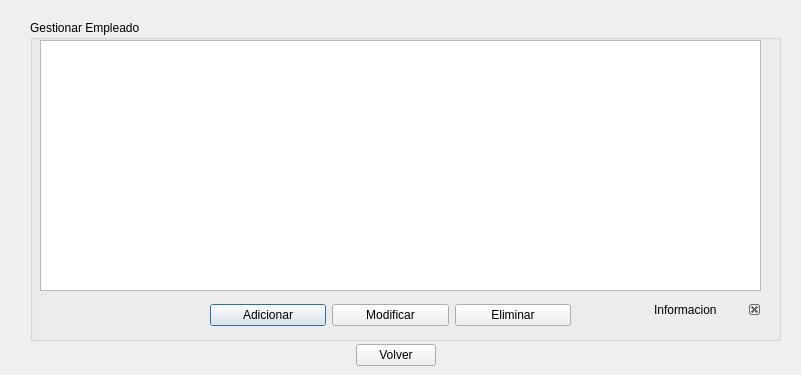
<?xml version="1.0" encoding="UTF-8"?>
<ui version="4.0">
 <class>Gempleados</class>
 <widget class="QDialog" name="Gempleados">
  <property name="geometry">
   <rect>
    <x>0</x>
    <y>0</y>
    <width>801</width>
    <height>375</height>
   </rect>
  </property>
  <property name="windowTitle">
   <string>Gestionar Empleado</string>
  </property>
  <widget class="QGroupBox" name="groupBox4">
   <property name="geometry">
    <rect>
     <x>30</x>
     <y>20</y>
     <width>751</width>
     <height>321</height>
    </rect>
   </property>
   <property name="title">
    <string>Gestionar Empleado</string>
   </property>
   <widget class="QTableView" name="lista4">
    <property name="geometry">
     <rect>
      <x>10</x>
      <y>20</y>
      <width>721</width>
      <height>251</height>
     </rect>
    </property>
   </widget>
   <widget class="QWidget" name="horizontalLayoutWidget_2">
    <property name="geometry">
     <rect>
      <x>180</x>
      <y>280</y>
      <width>361</width>
      <height>31</height>
     </rect>
    </property>
    <layout class="QHBoxLayout" name="horizontalLayout_2">
     <item>
      <widget class="QPushButton" name="addbutton4">
       <property name="text">
        <string>Adicionar</string>
       </property>
       <property name="icon">
        <iconset resource="pandasoft.qrc">
         <normaloff>:/images/list-add.png</normaloff>:/images/list-add.png</iconset>
       </property>
      </widget>
     </item>
     <item>
      <widget class="QPushButton" name="modbutton4">
       <property name="text">
        <string>Modificar</string>
       </property>
       <property name="icon">
        <iconset resource="pandasoft.qrc">
         <normaloff>:/images/document-edit.png</normaloff>:/images/document-edit.png</iconset>
       </property>
      </widget>
     </item>
     <item>
      <widget class="QPushButton" name="delbutton4">
       <property name="enabled">
        <bool>true</bool>
       </property>
       <property name="text">
        <string>Eliminar</string>
       </property>
       <property name="icon">
        <iconset resource="pandasoft.qrc">
         <normaloff>:/images/edit-delete.png</normaloff>:/images/edit-delete.png</iconset>
       </property>
      </widget>
     </item>
    </layout>
   </widget>
  </widget>
  <widget class="QWidget" name="horizontalLayoutWidget_6">
   <property name="geometry">
    <rect>
     <x>230</x>
     <y>340</y>
     <width>331</width>
     <height>31</height>
    </rect>
   </property>
   <layout class="QHBoxLayout" name="horizontalLayout_6">
    <item>
     <spacer name="horizontalSpacer">
      <property name="orientation">
       <enum>Qt::Horizontal</enum>
      </property>
      <property name="sizeHint" stdset="0">
       <size>
        <width>40</width>
        <height>20</height>
       </size>
      </property>
     </spacer>
    </item>
    <item>
     <widget class="QPushButton" name="volverboton">
      <property name="toolTip">
       <string>Volver a la Pantalla Principal</string>
      </property>
      <property name="statusTip">
       <string>Volver a la Pantalla Principal</string>
      </property>
      <property name="text">
       <string>Volver</string>
      </property>
      <property name="icon">
       <iconset resource="pandasoft.qrc">
        <normaloff>:/images/go-previous.png</normaloff>:/images/go-previous.png</iconset>
      </property>
     </widget>
    </item>
    <item>
     <spacer name="horizontalSpacer_2">
      <property name="orientation">
       <enum>Qt::Horizontal</enum>
      </property>
      <property name="sizeHint" stdset="0">
       <size>
        <width>40</width>
        <height>20</height>
       </size>
      </property>
     </spacer>
    </item>
   </layout>
  </widget>
  <widget class="QDockWidget" name="informacion4">
   <property name="geometry">
    <rect>
     <x>650</x>
     <y>300</y>
     <width>112</width>
     <height>126</height>
    </rect>
   </property>
   <property name="minimumSize">
    <size>
     <width>80</width>
     <height>44</height>
    </size>
   </property>
   <property name="font">
    <font>
     <weight>50</weight>
     <bold>false</bold>
    </font>
   </property>
   <property name="features">
    <set>QDockWidget::DockWidgetClosable</set>
   </property>
   <property name="windowTitle">
    <string>Informacion</string>
   </property>
   <widget class="QWidget" name="informacion4_2">
    <widget class="QLabel" name="informacionlabel4">
     <property name="geometry">
      <rect>
       <x>0</x>
       <y>0</y>
       <width>111</width>
       <height>41</height>
      </rect>
     </property>
     <property name="font">
      <font>
       <weight>50</weight>
       <bold>false</bold>
      </font>
     </property>
     <property name="text">
      <string/>
     </property>
    </widget>
   </widget>
  </widget>
 </widget>
 <resources>
  <include location="pandasoft.qrc"/>
 </resources>
 <connections>
  <connection>
   <sender>volverboton</sender>
   <signal>clicked()</signal>
   <receiver>Gempleados</receiver>
   <slot>accept()</slot>
   <hints>
    <hint type="sourcelabel">
     <x>470</x>
     <y>355</y>
    </hint>
    <hint type="destinationlabel">
     <x>164</x>
     <y>367</y>
    </hint>
   </hints>
  </connection>
 </connections>
</ui>
